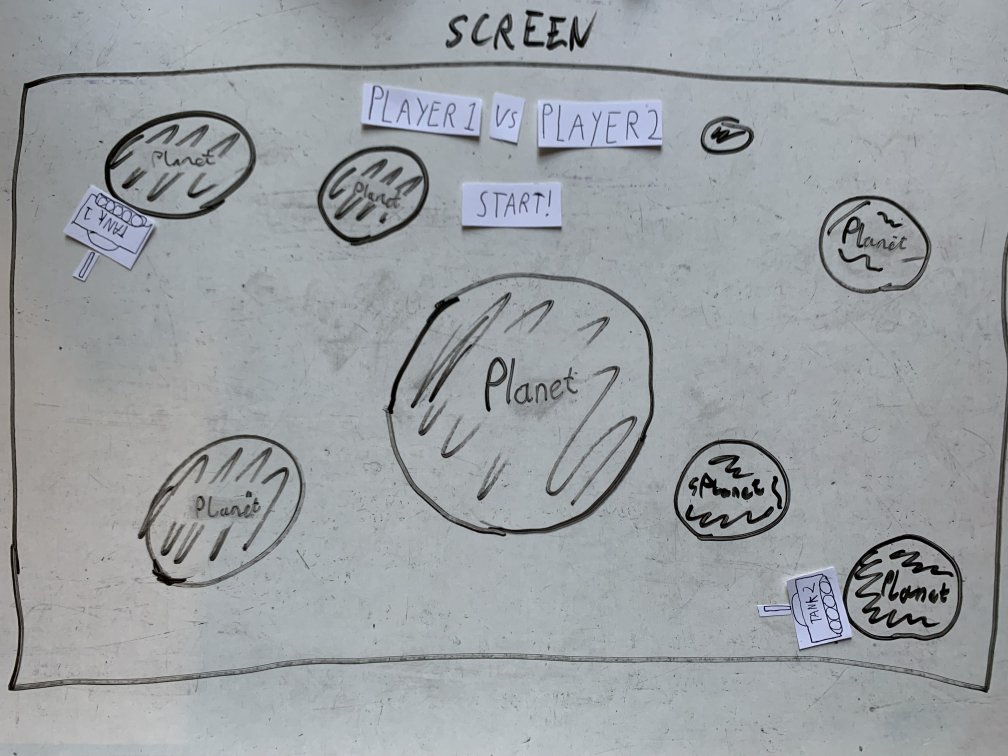
#> input picture static/PrototypeVideos/SpaceTanksPaperPrototype/IMG_1.jpg, 4032 x 3024 px (shown at 1/4 size); its folder holds 4 pictures in this run
$ python convert_to_gif_images.py
#> lines starting #> are read from the running program, lines starting #| are printed output that depends on the picture
import os
import cv2
import glob
import imageio

if __name__ == '__main__':
    step_size = 0.2 # secs
    img_fps_src = glob.glob("SpaceTanksPaperPrototype/*.jpg")
    img_fps_src = sorted(img_fps_src, key=lambda x: int(x.replace(".jpg", "").split("_")[1]))
    gif_fp_dst = "Tank.gif"

    # import the opencv library
    gifimgs = []

    for img_fp in img_fps_src:
        # get frame
        frame = cv2.imread(img_fp)
#> frame is the input picture: shape (3024, 4032, 3); mean B, G, R 162.6, 159.2, 154.5
        h, w = frame.shape[:2]
#> h = 3024; w = 4032
        if h > w:
            frame = cv2.rotate(frame, cv2.ROTATE_90_CLOCKWISE)
        frame = cv2.resize(frame, (640, 480))
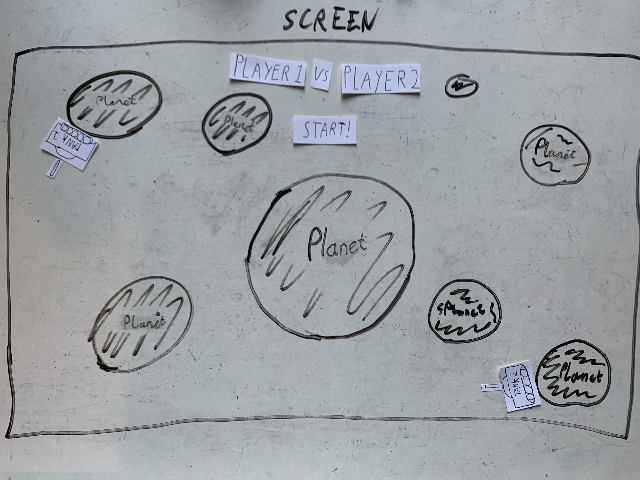
#> frame: shape (480, 640, 3); mean B, G, R 162.5, 159.1, 154.4
        gifimgs.append(frame[:, :, ::-1])
        print(os.path.basename(img_fp))
#> pass 2 of the loop `for img_fp in img_fps_src:`:
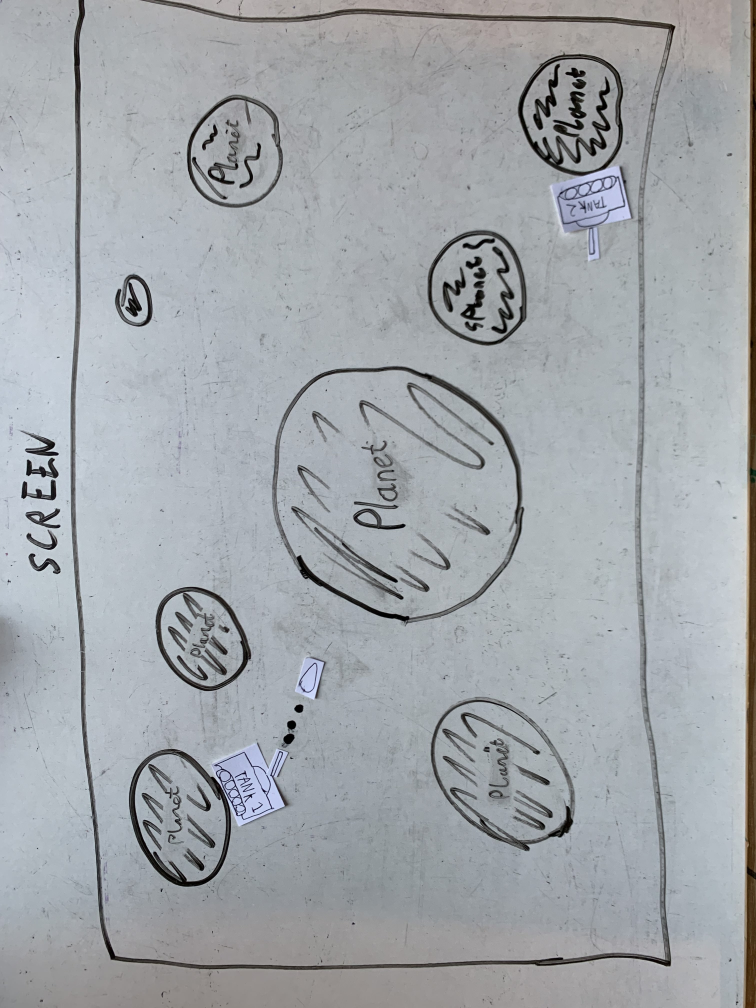
#> input picture static/PrototypeVideos/SpaceTanksPaperPrototype/IMG_10.jpg, 3024 x 4032 px (shown at 1/4 size)
#> frame is the input picture: shape (4032, 3024, 3); mean B, G, R 170.1, 165.8, 161.3
#> `frame = cv2.rotate(frame, cv2.ROTATE_90_CLOCKWISE)`:
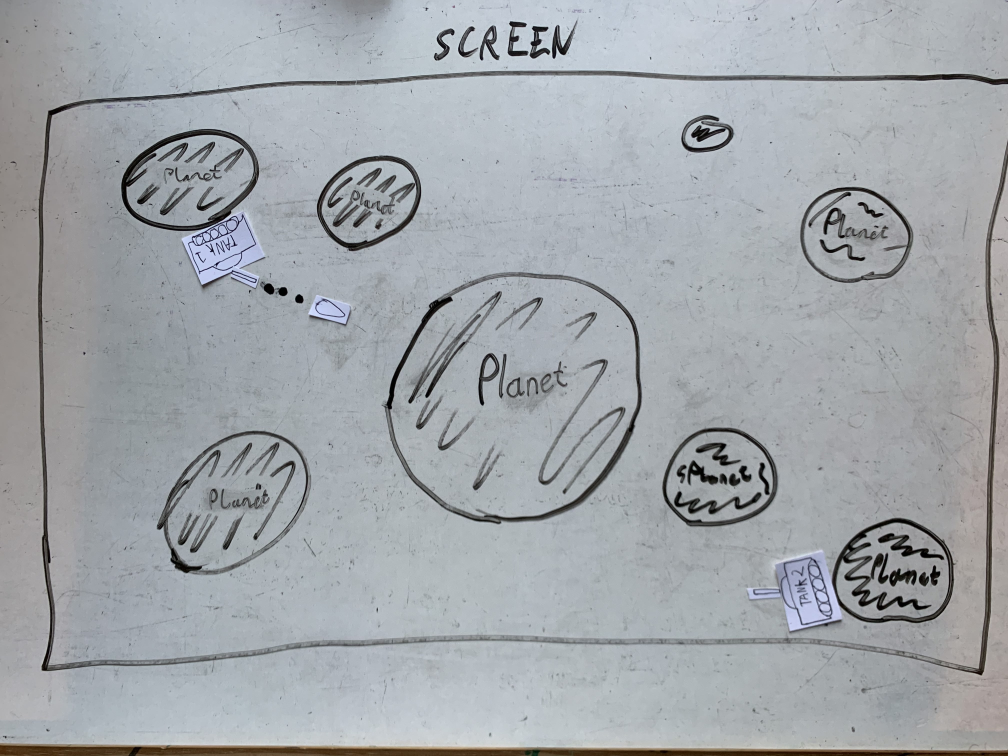
#> frame: shape (3024, 4032, 3) (shown at 1/4 size); mean B, G, R 170.1, 165.8, 161.3
#> `frame = cv2.resize(frame, (640, 480))`:
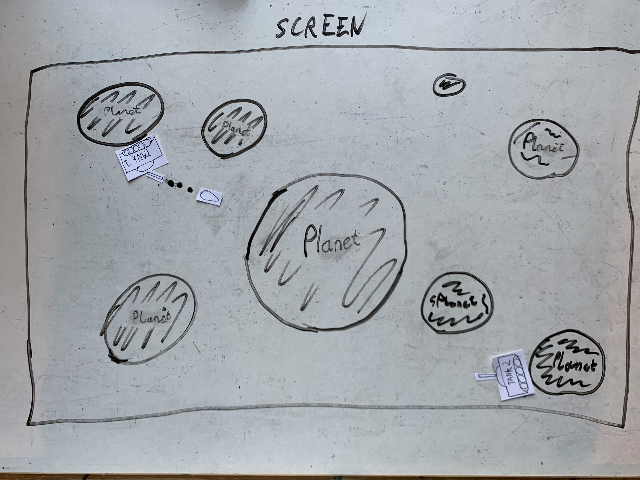
#> frame: shape (480, 640, 3); mean B, G, R 170, 165.8, 161.2
#> pass 3 of the loop `for img_fp in img_fps_src:`:
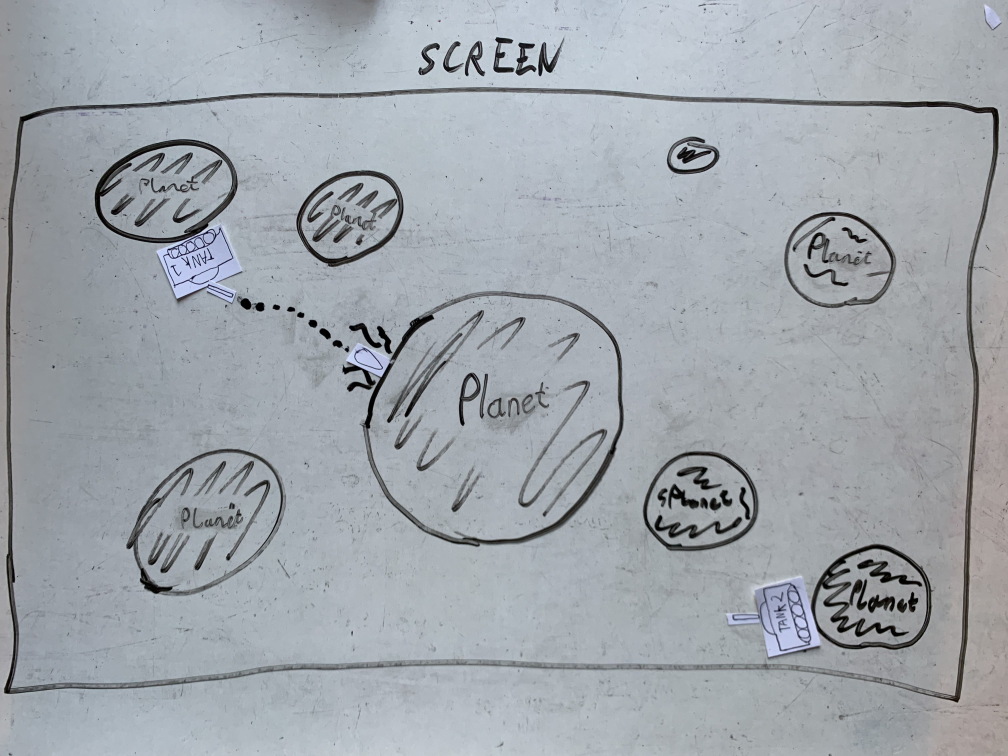
#> input picture static/PrototypeVideos/SpaceTanksPaperPrototype/IMG_11.jpg, 4032 x 3024 px (shown at 1/4 size)
#> frame is the input picture: shape (3024, 4032, 3); mean B, G, R 171.8, 165.6, 159.7
#> `frame = cv2.resize(frame, (640, 480))`:
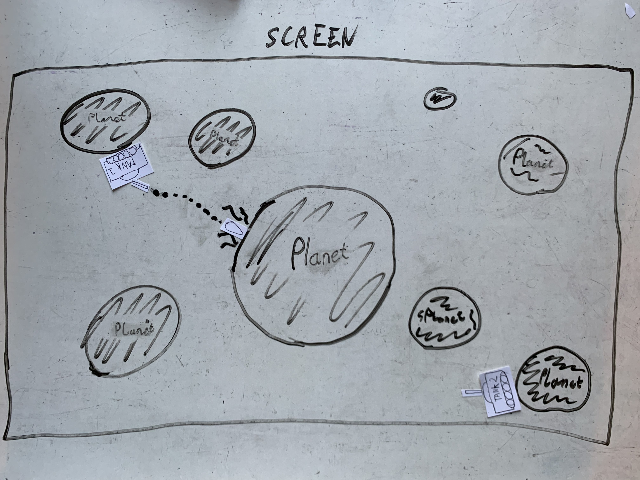
#> frame: shape (480, 640, 3); mean B, G, R 171.7, 165.5, 159.6
#> the loop made 4 passes; the first 3 are shown


    imageio.mimsave(gif_fp_dst, gifimgs, fps=1.5)
    cv2.destroyAllWindows()
